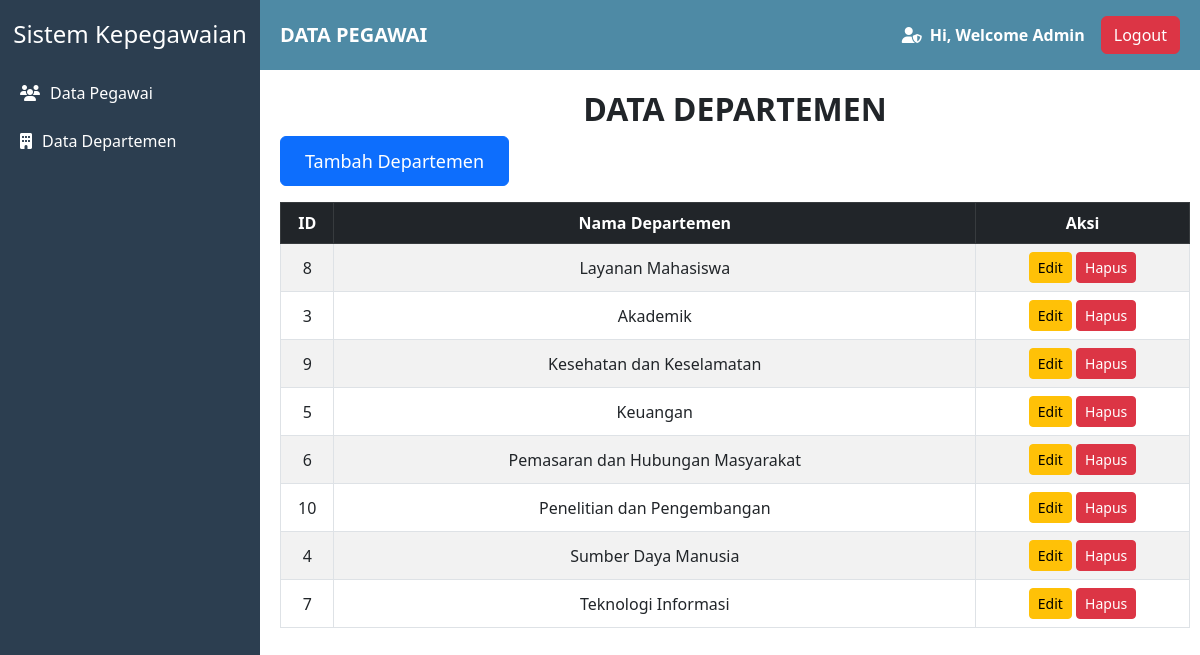
The page /departemen.php on the database its author committed.
### tables this page shows
CREATE TABLE `departemen` (
  `id` int(11) NOT NULL,
  `nama_departemen` varchar(100) NOT NULL
);

### departemen.php (the view, shortened to what this page needs)
<?php
require 'db_connection.php';
$conn = new mysqli($host, $username, $password, $dbname);
$sql = "SELECT * FROM departemen";
$result = $conn->query($sql);
?>
<!DOCTYPE html>
<html lang="id">
<head>
    <link href="https://cdn.jsdelivr.net/npm/bootstrap@5.3.0/dist/css/bootstrap.min.css" rel="stylesheet">
    <link href="https://cdnjs.cloudflare.com/ajax/libs/font-awesome/6.4.2/css/all.min.css" rel="stylesheet">
    <link href="css/style.css" rel="stylesheet">
</head>
<body>
    <div class="sidebar">
        <h4>Sistem Kepegawaian</h4>
        <a href="index.php"><i class="fas fa-users"></i> Data Pegawai</a>
        <a href="departemen.php"><i class="fas fa-building"></i> Data Departemen</a>
    </div>
     <nav class="navbar">
        <span class="navbar-brand"><strong>DATA PEGAWAI</strong></span>
        <div class="d-flex align-items-center">
            <i class="fas fa-user-shield me-2"></i>
            <span><strong>Hi, Welcome <?= htmlspecialchars($_SESSION['user'] ?? 'Admin'); ?></strong></span>
            <a href="logout.php" class="btn btn-danger ms-3">Logout</a>
        </div>
    </nav>
    <div class="content">
    <h2 class="text-center"><strong>DATA DEPARTEMEN</strong></h2>
    <button class="btn btn-primary mb-3" style="padding: 10px 24px; min-width: 200px; height: 50px; font-size: 18px;"
    data-bs-toggle="modal" data-bs-target="#modalTambah">Tambah Departemen</button>
    <div class="table-responsive">
        <table class="table table-striped table-bordered text-center align-middle">
            <thead class="table-dark">
                <tr>
                    <th style="width: 5%;">ID</th>
                    <th style="width: 60%;">Nama Departemen</th>
                    <th style="width: 20%;">Aksi</th>
                </tr>
            </thead>
            <tbody>
                <?php while ($row = $result->fetch_assoc()): ?>
                <tr>
                    <td><?= $row['id'] ?></td>
                    <td><?= $row['nama_departemen'] ?></td>
                    <td>
                        <button class="btn btn-warning btn-sm" onclick="showUpdateForm(<?= $row['id'] ?>, '<?= $row['nama_departemen'] ?>')">Edit</button>
                        <a href="delete-departemen.php?id=<?= $row['id'] ?>" class="btn btn-danger btn-sm" onclick="return confirm('Yakin ingin menghapus?')">Hapus</a>
                    </td>
                </tr>
                <?php endwhile; ?>
            </tbody>
        </table>
    </body>
</html>

### css/style.css (style rules this page uses)
.table-responsive { overflow-x: auto; }
.table th:nth-child(1), .table td:nth-child(1) { width: 50px; text-align: center; }
.table th:nth-child(2), .table td:nth-child(2) { width: 200px; }
.table th:nth-child(3), .table td:nth-child(3) { width: 200px; text-align: center; }
.btn { width: auto; }
.sidebar { height: 100vh; width: 260px; position: fixed; top: 0; left: 0; background: #2c3e50; padding-top: 20px; transition: all 0.3s; }
.sidebar h4 { text-align: center; color: white; margin-bottom: 20px; }
.sidebar a { padding: 12px 20px; display: flex; align-items: center; color: white; text-decoration: none; font-size: 16px; transition: 0.3s; }
.sidebar a i { margin-right: 10px; }
.navbar { margin-left: 260px; width: calc(100% - 260px); background: #4e8aa5; padding: 15px 20px; display: flex; justify-content: space-between; align-items: center; color: white; }
.navbar-brand { color: white; }
.content { margin-left: 260px; padding: 20px; }
.content { width: calc(100% - 250px); }
.table { width: 100%; table-layout: fixed; white-space: nowrap; }

### rows shown on the page
departemen: id "8", nama_departemen "Layanan Mahasiswa"
departemen: id "3", nama_departemen "Akademik"
departemen: id "9", nama_departemen "Kesehatan dan Keselamatan"
departemen: id "5", nama_departemen "Keuangan"
departemen: id "6", nama_departemen "Pemasaran dan Hubungan Masyarakat"
departemen: id "10", nama_departemen "Penelitian dan Pengembangan"
departemen: id "4", nama_departemen "Sumber Daya Manusia"
departemen: id "7", nama_departemen "Teknologi Informasi"

### other values the page prints
$_SESSION['user'] "Admin"
